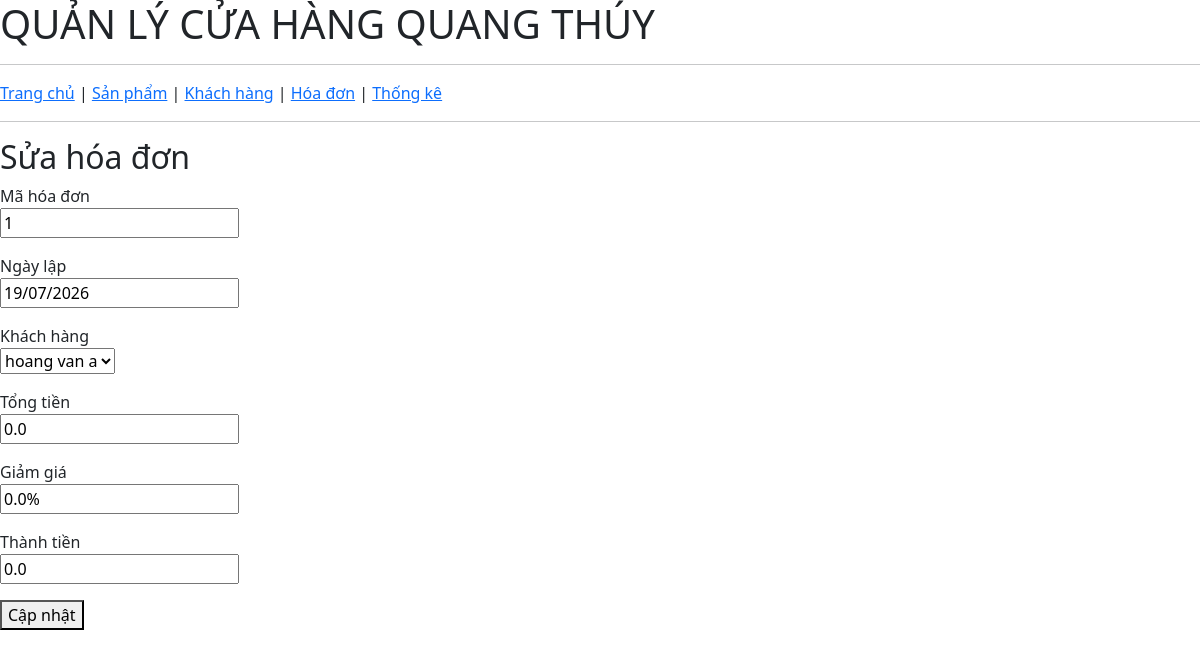
The app's page /invoices/edit/1 with its own data.
### app/models/invoice.py (models this page shows)
class Invoice(Base):
    __tablename__ = "invoices"
    id            = Column(Integer, primary_key=True, index=True)
    customer_id   = Column(Integer, ForeignKey("customers.id", ondelete="RESTRICT"), nullable=False)
    created_at    = Column(DateTime(timezone=True), server_default=func.now(), nullable=False)
    total_amount  = Column(Float, nullable=False, default=0.0)   # tổng tiền trước giảm giá
    discount_rate = Column(Float, nullable=False, default=0.0)   # % giảm giá áp dụng
    final_amount  = Column(Float, nullable=False, default=0.0)   # tổng tiền sau giảm giá
    customer = relationship("Customer", back_populates="invoices")
    details  = relationship("InvoiceDetail", back_populates="invoice")

### app/models/customer.py (models this page shows, shortened)
class Customer(Base):
    __tablename__ = "customers"
    id            = Column(Integer, primary_key=True, index=True)
    name          = Column(String(255), nullable=False)
    phone         = Column(String(20),  nullable=False, unique=True, index=True)
    address       = Column(String(500), nullable=True)
    total_spent   = Column(Float,       nullable=False, default=0.0)
    customer_type = Column(String(20),  nullable=False)
    invoices = relationship("Invoice", back_populates="customer")
    __mapper_args__ = {
        "polymorphic_on":       customer_type,
        "polymorphic_identity": "regular",
    }

class VIPCustomer(Customer):
    __mapper_args__ = {
        "polymorphic_identity": "vip",
    }

### app/api/endpoints/invoices.py (the view)
@router.get("/edit/{invoice_id}", include_in_schema=False)
def edit_invoice_page(
    invoice_id: int,
    request: Request,
    db: Session = Depends(get_db)
):
    invoice = db.query(models.Invoice).filter(
        models.Invoice.id == invoice_id
    ).first()
    if not invoice:
        raise HTTPException(
            status_code=404,
            detail="Invoice not found"
        )
    customers = db.query(models.Customer).all()
    return templates.TemplateResponse(
    request=request,
    name="invoices_edit.html",
    context={
        "invoice": invoice,
        "customers": customers
        }
    )

### app/templates/invoices_edit.html
{% extends "base.html" %}
{% block content %}
<h2>Sửa hóa đơn</h2>
<form action="/invoices/edit/{{ invoice.id }}" method="post">
    <p>
        <label>Mã hóa đơn</label><br>
        <input type="text"
               value="{{ invoice.id }}"
               readonly>
    </p>
    <p>
        <label>Ngày lập</label><br>
        <input type="text"
               value="{{ invoice.created_at.strftime('%d/%m/%Y') if invoice.created_at else '' }}"
               readonly>
    </p>
    <p>
        <label>Khách hàng</label><br>
        <select name="customer_id">
            {% for customer in customers %}
            <option value="{{ customer.id }}"
                {% if customer.id == invoice.customer_id %}
                    selected
                {% endif %}
            >
                {{ customer.name }}
            </option>
            {% endfor %}
        </select>
    </p>
    <p>
        <label>Tổng tiền</label><br>
        <input type="text"
               value="{{ invoice.total_amount }}"
               readonly>
    </p>
    <p>
        <label>Giảm giá</label><br>
        <input type="text"
               value="{{ invoice.discount_rate * 100 }}%"
               readonly>
    </p>
    <p>
        <label>Thành tiền</label><br>
        <input type="text"
               value="{{ invoice.final_amount }}"
               readonly>
    </p>
    <button type="submit">
        Cập nhật
    </button>
</form>
{% endblock %}

### app/static/styles.css (style rules this page uses)
body { font-family: Arial; margin: 20px; }

### records on screen
Invoice: id "1", created_at "19/07/2026", customer_id "hoang van a", total_amount "0.0", discount_rate "0.0%", final_amount "0.0"
